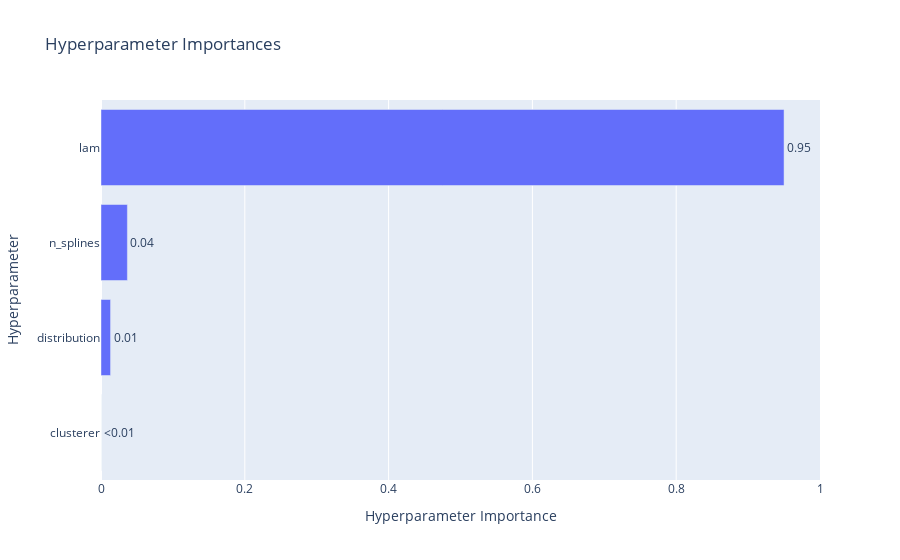

This figure's notebook cell:
### Markdown cell above
##### **Hyperparameter Importances**

### Code cell
plot_param_importances(study_gam)

### Figure 1 — Plotly figure (JSON) as saved in the notebook; plotly's stock layout.template omitted (floating-point values rounded to 4 significant figures)
{"data": [{"cliponaxis": false, "hovertemplate": ["clusterer (CategoricalDistribution): 3.4466172787696145e-09<extra></extra>", "distribution (CategoricalDistribution): 0.013284949597859764<extra></extra>", "n_splines (IntDistribution): 0.036710585546324975<extra></extra>", "lam (FloatDistribution): 0.950004461409198<extra></extra>"], "name": "Objective Value", "orientation": "h", "text": ["<0.01", "0.01", "0.04", "0.95"], "textposition": "outside", "type": "bar", "x": [3.447e-09, 0.01328, 0.03671, 0.95], "y": ["clusterer", "distribution", "n_splines", "lam"]}], "layout": {"title": {"text": "Hyperparameter Importances"}, "xaxis": {"title": {"text": "Hyperparameter Importance"}}, "yaxis": {"title": {"text": "Hyperparameter"}}}}
